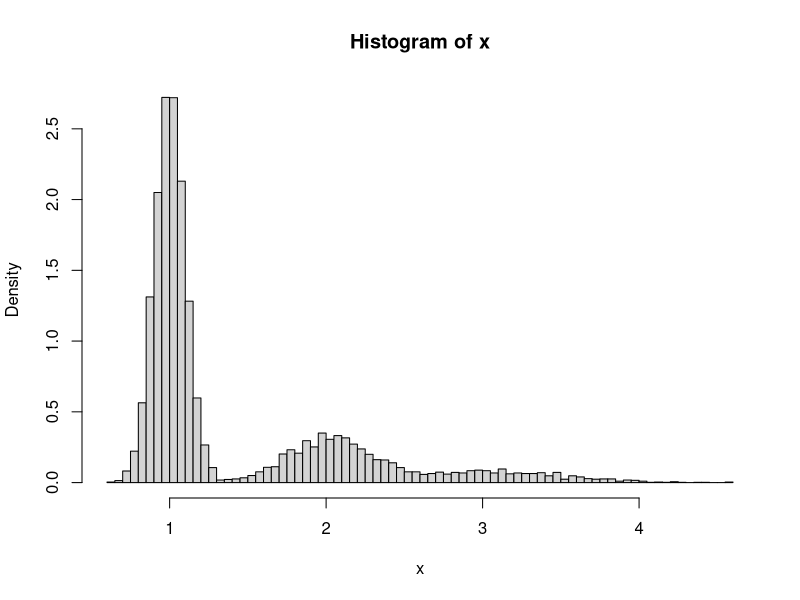

This figure's R source:
# EM algorithm examples




# Multinomial data example
p = .3
probs = c( .5, .25*p, .25*(1-p), .25*(1-p), .25*p)
n = 1000

# Generate a full vector of 5 components
y = rmultinom(n=1, size=n, prob=probs)

# However, we only observe
x = c( y[1]+y[2], y[3], y[4], y[5])

# EM algorithm to learn theta
p = 1
p_old = 0
iter = 0
while( abs(p - p_old) > 10^-4){
	
	p_old = p
	 
	# E step
	q_old = p_old / (2 + p_old)
	
	# M step
	p = (x[4] + q_old*x[1])	/ (x[2] + x[3] + x[4] + q_old*x[1])
	
	iter = iter +1
	cat(paste0("iteration ",iter," p = ",p,"\n"))
}





# Gaussian mixture model example
mu = c( 1, 2, 3)
sigma = c(.1, .25, .5)
p = c( .7, .2, .1)
m = length(mu)

n = 10000
y = sample( 1:m, size=n, prob=p, replace=T) 

x = rep( NA, n)
for(i in 1:n) x[i] = rnorm( n=1, mean=mu[y[i]], sd=sigma[y[i]])
hist(x, freq=F, breaks=floor(sqrt(n)))



# EM algorithm to learn theta

# First we need a helper function
f_yi_given_xi = function( j, xi, theta){
	
	f = rep( NA, m)
	for(k in 1:m){
		mu_k = theta[mu_index[k]] 
		sigma_k = theta[sigma_index[k]]
		p_k = theta[p_index[k]] 
		f[k] = p_k * exp(-(xi - mu_k)^2 / (2*sigma_k^2)) / (sigma_k * sqrt(2*pi))
	}
	
	return(f[j] / sum(f))
}
f_yi_given_xi = Vectorize( f_yi_given_xi, vectorize.args="xi")


mu_index = 1:m
sigma_index = (m+1):(2*m)
p_index = (2*m+1):(3*m)

# Look at the histogram of x to determine reasonable initial values
theta = c( 0, 2, 4, 1, 1, 1, 1/3, 1/3, 1/3)
theta_old = rep( 0, 3*m)
iter = 0
while( sum((theta - theta_old)^2) > 10^-6){
	
	theta_old = theta
	
	for(j in 1:3){
		
		total = sum(f_yi_given_xi( j, x, theta_old))
		
		theta[mu_index[j]] = sum(x * f_yi_given_xi(j,x,theta_old)) / total
		
		ss = (x - theta_old[mu_index[j]])^2
		theta[sigma_index[j]] = sqrt(sum(ss * f_yi_given_xi(j,x,theta_old)) / total)
		
		theta[p_index[j]] = total / n
	}
	
	iter = iter +1
	cat(paste0("iteration ",iter," theta = ",theta,"\n"))
}


theta[mu_index]
theta[sigma_index]
theta[p_index]



















